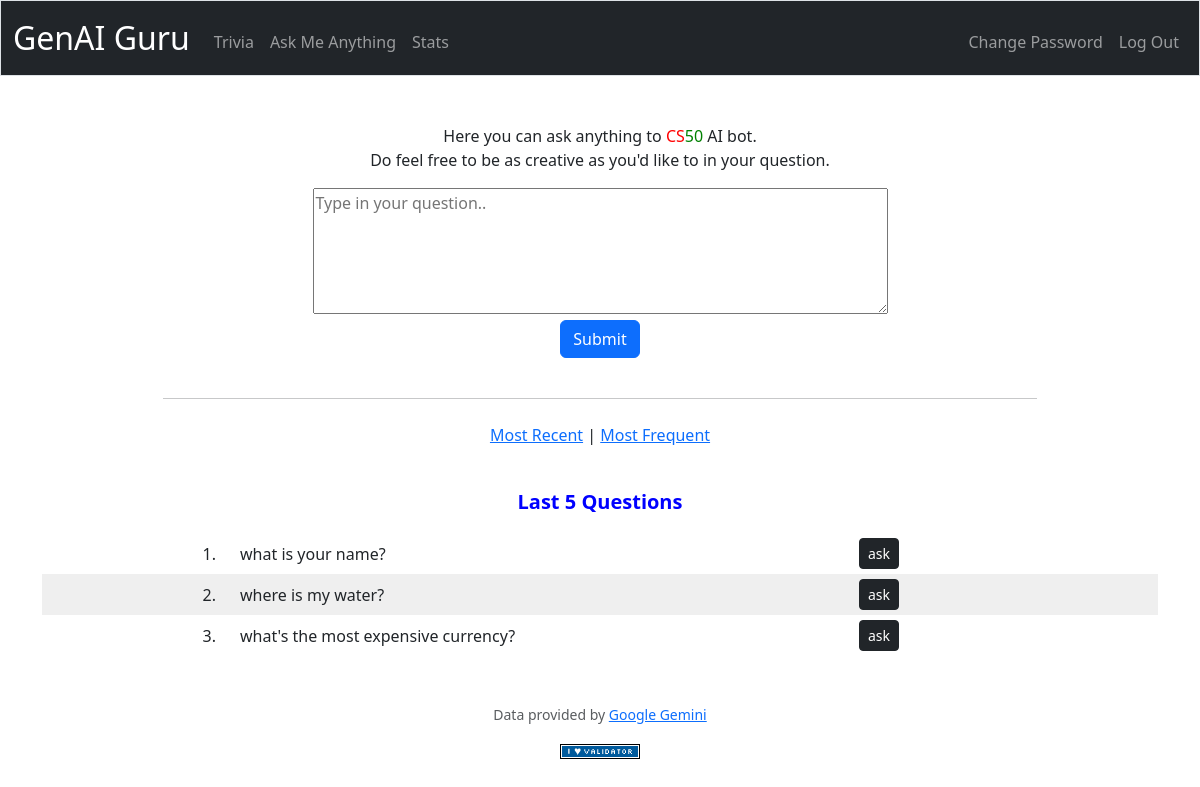
Page /ama?type=frequent (signed in) on the earlier database version.
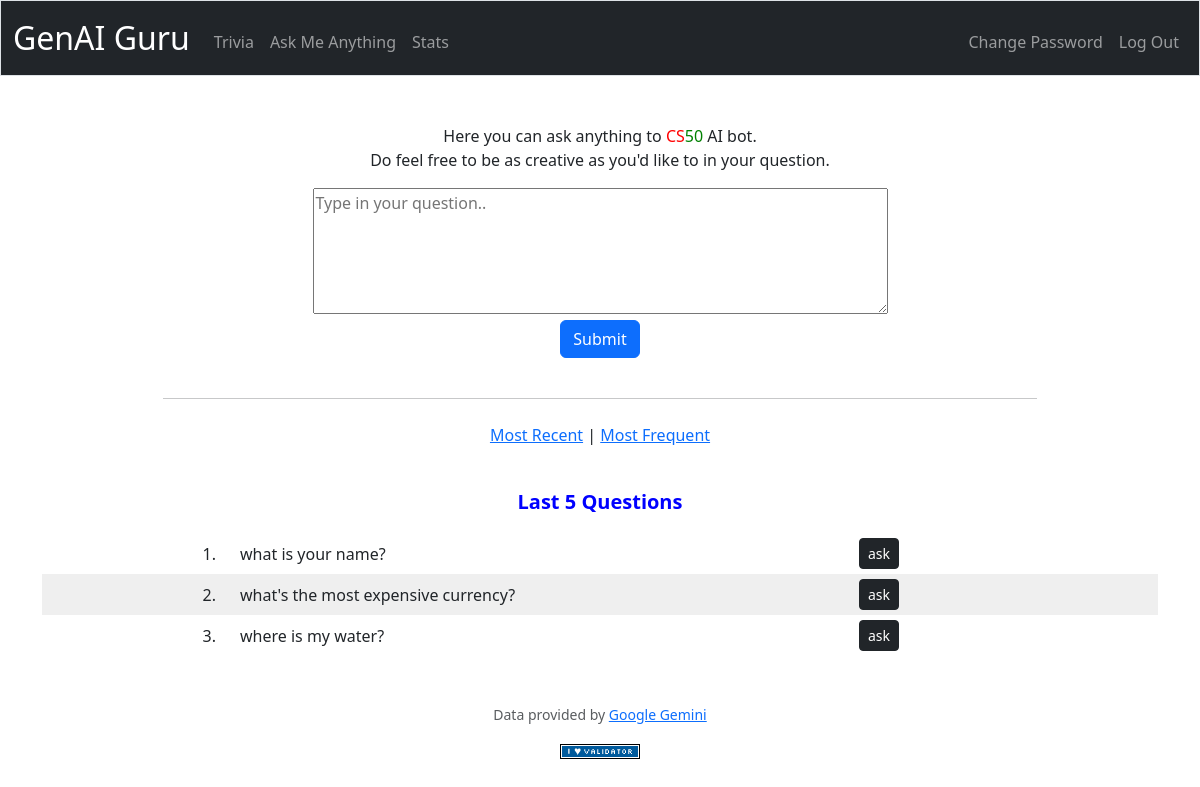
Same page on the later database version.
### tables this page shows
CREATE TABLE history (
    id INTEGER PRIMARY KEY AUTOINCREMENT NOT NULL,
    user_id INTEGER NOT NULL,
    question TEXT NOT NULL,
    counter INTEGER NOT NULL DEFAULT 1,
    timestamp TIMESTAMP,
    FOREIGN KEY (user_id) REFERENCES users(id)
);

### app.py (the view, shortened to what this page needs)
@app.route("/ama", methods=["GET", "POST"])
@login_required
def ama():
    user_id = session["user_id"]
    if request.method == "POST":
        question = request.form.get("question").strip()
        if (question is None or len(question) == 0):
            return apology("Missing question!")
        response = fetch_ama_response(question)
        return render_template("ama_done.html", question=question, answer=markdown(response))
    else:
        questionid = request.args.get("questionid")
        if not questionid:
            type = request.args.get("type")
            orderby = "timestamp"
            if type == "frequent":
                orderby = "counter"
            rows = db.execute("SELECT id, question FROM history WHERE user_id=? ORDER BY %s DESC \
                              LIMIT ?" % orderby, user_id, MOST_RECENT_QUESTIONS)
            questions = []
            for row in rows:
                questions.append((row["id"], row["question"]))
            return render_template("ama.html", questions=questions)

### app.py (called while the page is built)
@app.after_request
def after_request(response):
    response.headers["Cache-Control"] = "no-cache, no-store, must-revalidate"
    response.headers["Expires"] = 0
    response.headers["Pragma"] = "no-cache"
    return response

### helpers.py (called while the page is built)
def login_required(f):
    @wraps(f)
    def decorated_function(*args, **kwargs):
        if session.get("user_id") is None:
            return redirect("/login")
        return f(*args, **kwargs)
    return decorated_function

### templates/ama.html (shortened to what this page needs)
{% extends "layout.html" %}
{% block main %}
<div class="container-fluid">
    Here you can ask anything to <span class="red">CS</span><span class="green">50</span> AI bot.
    <br>Do feel free to be as creative as you'd like to in your question.
    <form action="/ama" method="POST">
      <textarea name="question" cols=60 rows=5 placeholder="Type in your question.."></textarea>
      <p><button type="submit" class="btn btn-primary">Submit</button></p>
    </form>
    <br>
</div>
<div class="container">
  <hr>
  <br>
  <p><a href="/ama">Most Recent</a> |
    <a href="/ama?type=frequent">Most Frequent</a>
  </p>
  <br>
  <p class="title">Last 5 Questions</p>
  {% for qq in questions %}
    <div class="row row-striped align-items-center">
        <div class="col-md-2 text-end">{{loop.index}}. </div>
        <div class="col-md-6 text-start">{{qq[1]}}</div>
        <div class="col-md-2"><a href="ama?questionid={{qq[0]}}" class="btn-sm btn btn-dark" style="margin: 5px">ask</a></div>
    </div>
  {% endfor %}
</div>
{% endblock %}

Differences in the rows shown:
changed history "what's the most expensive currency?": moves up the list
